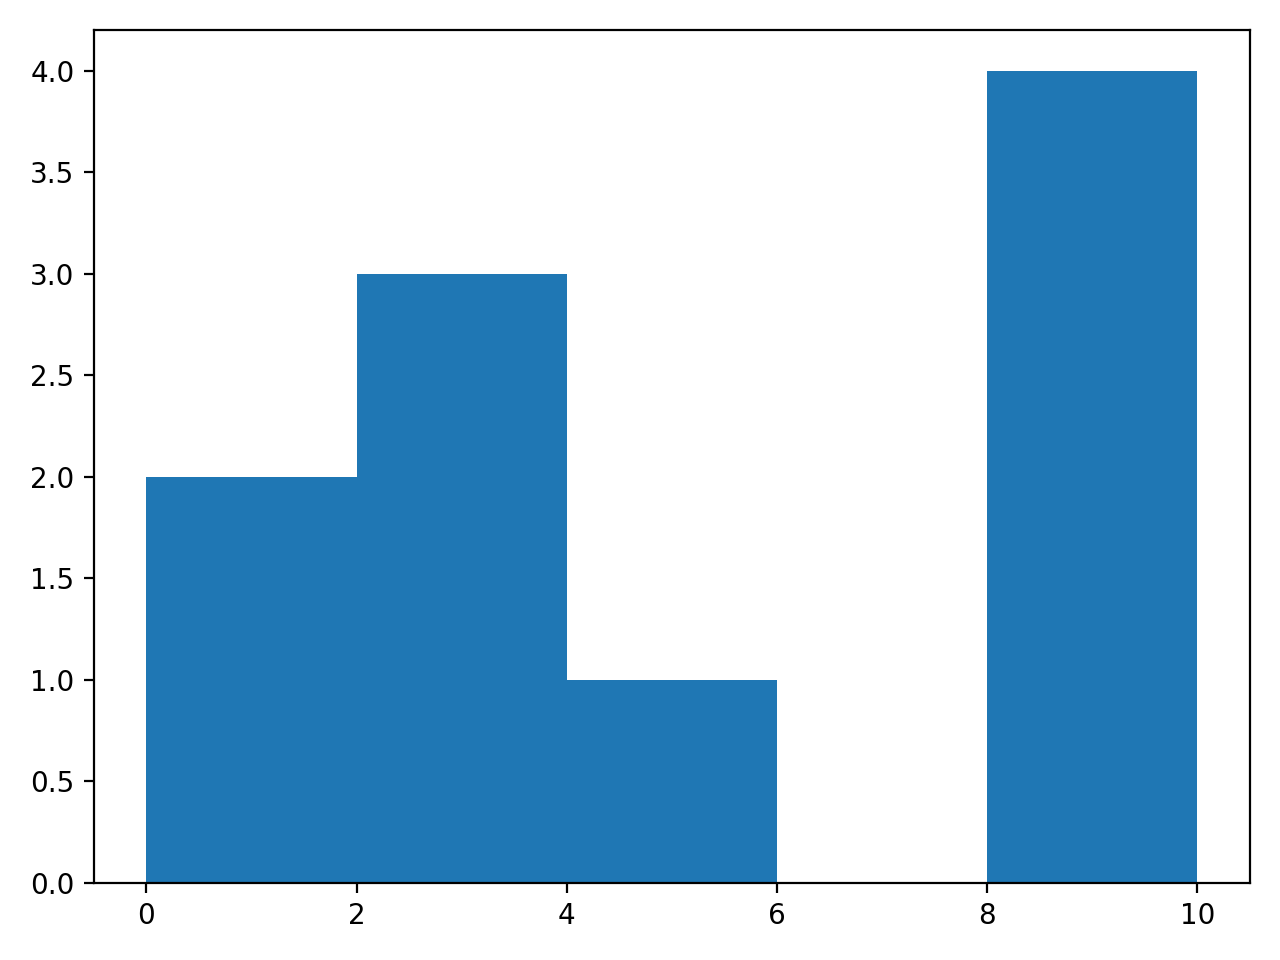

This chart was generated by the following Python code:
#name of file: histogram.py
import matplotlib.pyplot as plt
x=[1,3,3,8,2,9,10,0,8,5]
fig, axs = plt.subplots(1, 1, sharey=True, tight_layout=True)
#axs.hist(x, bins=5) 
axs.hist(x, bins='auto')
plt.show()
